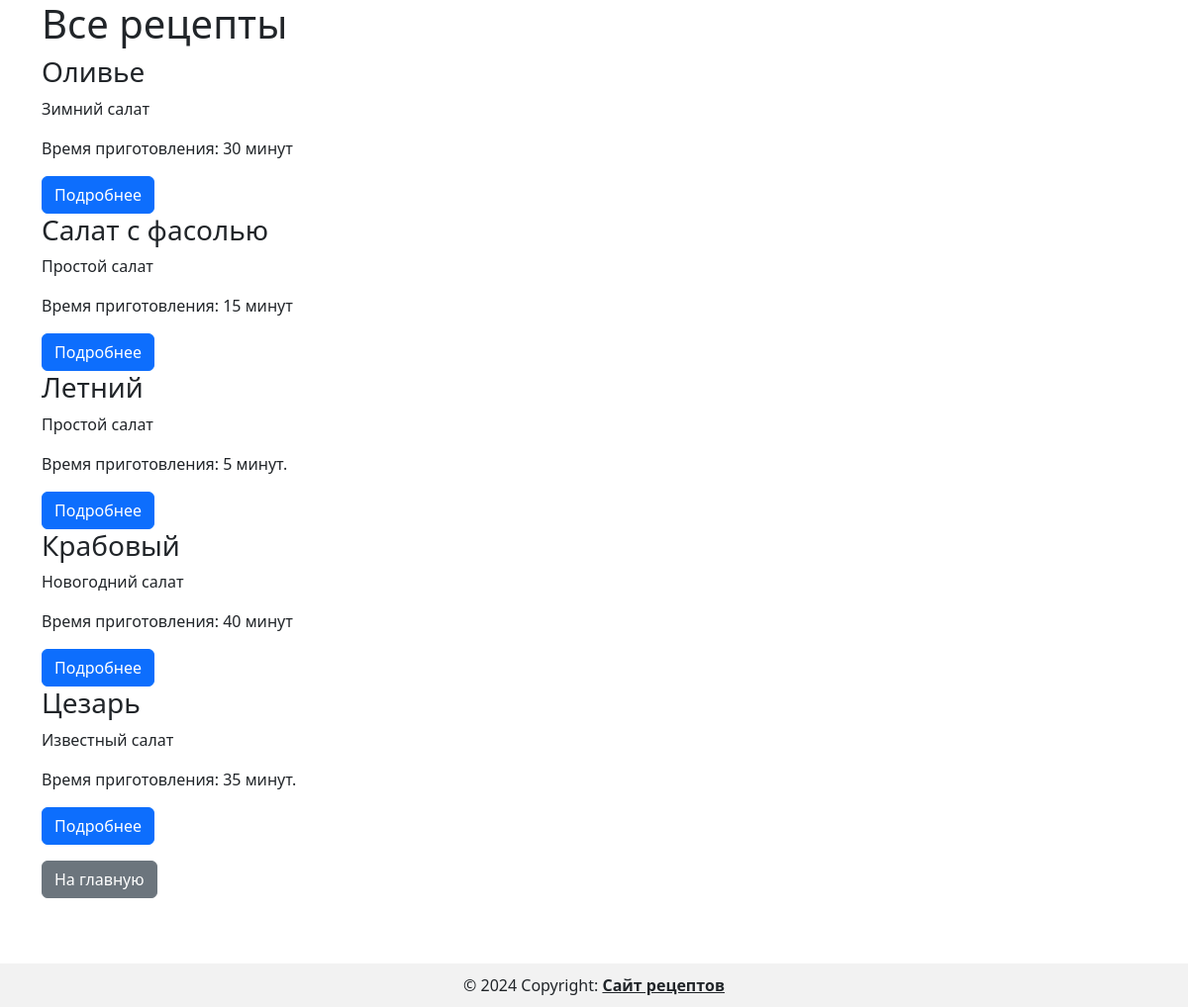
The app's page /get_full_recipes/, older data.
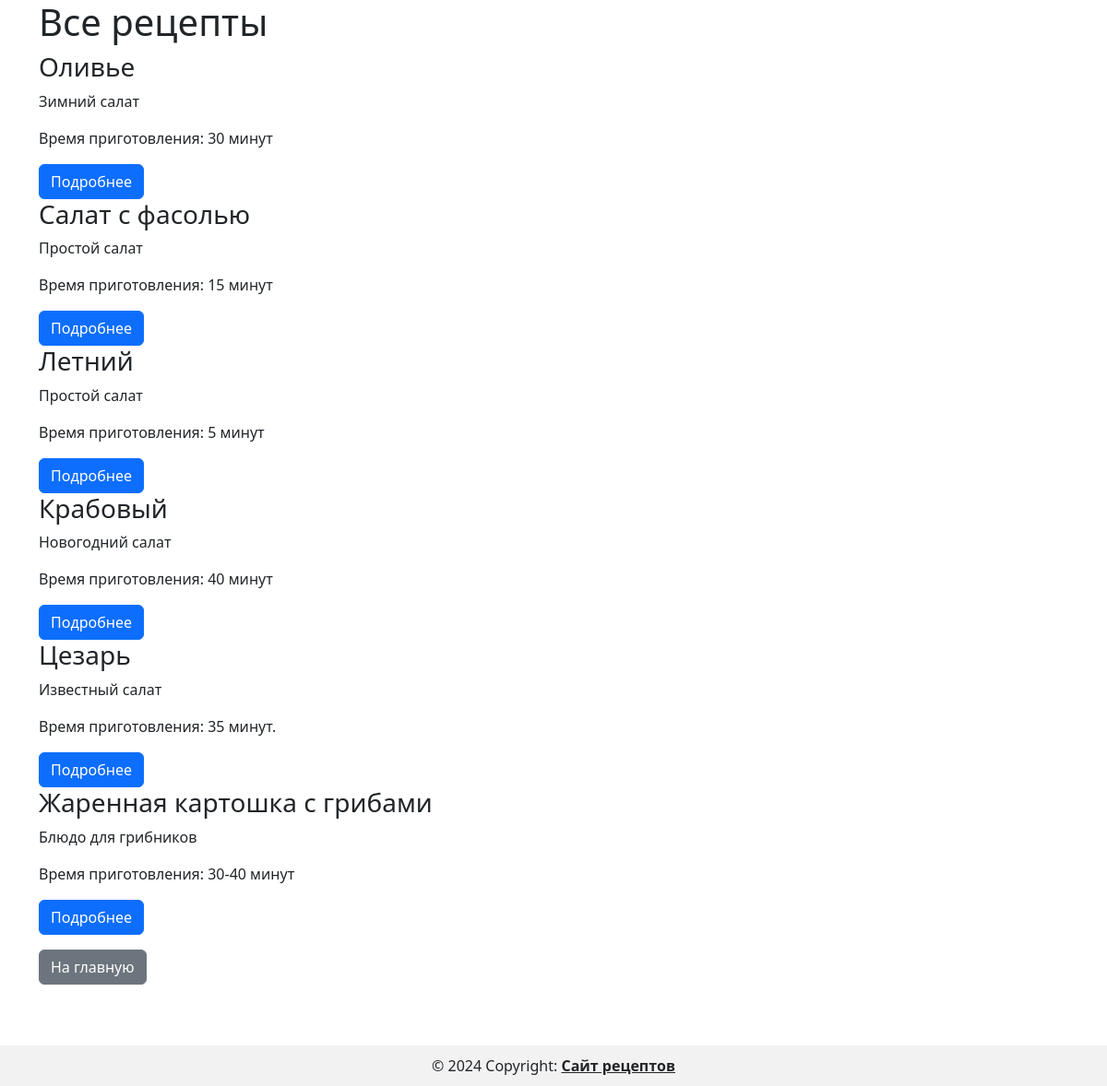
The same page, newer data.
### recipe_app/models.py (models this page shows, shortened)
class Recipe(models.Model):
    title = models.CharField(max_length=60)
    description = models.CharField(max_length=200)
    ingredients = models.CharField(max_length=200)
    steps_cooking = models.CharField(max_length=200)
    time_cooking = models.CharField(max_length=30)
    image_dish = models.ImageField(upload_to='media/recipes/')

### recipe_app/views.py (the view)
# urls.py: path('get_full_recipes/', views.get_full_recipes, name='get_full_recipes'),
def get_full_recipes(request):
    recipes = Recipe.objects.all()
    context = {
        'recipes': recipes,
    }
    return render(request, 'recipe_app/get_full_recipes.html', context)

### recipe_app/templates/recipe_app/get_full_recipes.html (shortened to what this page needs)
{% extends 'recipe_app/base.html' %}
{% block content %}
    <div class="container">
        <h1>Все рецепты</h1>
        <div class="recipe-list">
            {% for recipe in recipes %}
                <div class="recipe">
                    <h3>{{ recipe.title }}</h3>
                    <p>{{ recipe.description }}</p>
                    <p>Время приготовления: {{ recipe.time_cooking }}</p>
                    <a href="{% url 'recipe_app:get_recipe' recipe.id %}" class="btn btn-primary">Подробнее</a>
                </div>
            {% endfor %}
        </div>
        <a href="{% url 'recipe_app:index' %}" class="btn btn-secondary mt-3">На главную</a>
    </div>
{% endblock %}

### recipe_app/templates/recipe_app/base.html (shortened to what this page needs)
<!DOCTYPE html>
{% load static %}
<html lang="ru">
<head>
    <link href="https://cdn.jsdelivr.net/npm/bootstrap@5.3.3/dist/css/bootstrap.min.css"
          rel="stylesheet"
>
    <link rel="stylesheet" type="text/css" href="{% static 'css/styles.css' %}">
</head>
<body>
    <div class="content">
        {% block content %}{% endblock %}
    </div>
    <div class="footer">
        &copy; 2024 Copyright:
        <a class="text-reset fw-bold"
           href="https://github.com/daniil-koblov/gb_final"
        >Сайт рецептов</a>
    </div>
</body>
</html>

### static/css/styles.css (style rules this page uses)
.footer { position: fixed; left: 0; bottom: 0; width: 100%; background-color: rgba(0, 0, 0, 0.05); text-align: center; padding: 10px 0; z-index: 1000; }
.content { padding-bottom: 60px; margin-bottom: 50px; }

Row changes from the older to the newer data that the page shows:
changed Recipe "Летний": time_cooking "5 минут." → "5 минут"
added Recipe: title "Жаренная картошка с грибами", description "Блюдо для грибников", time_cooking "30-40 минут"
